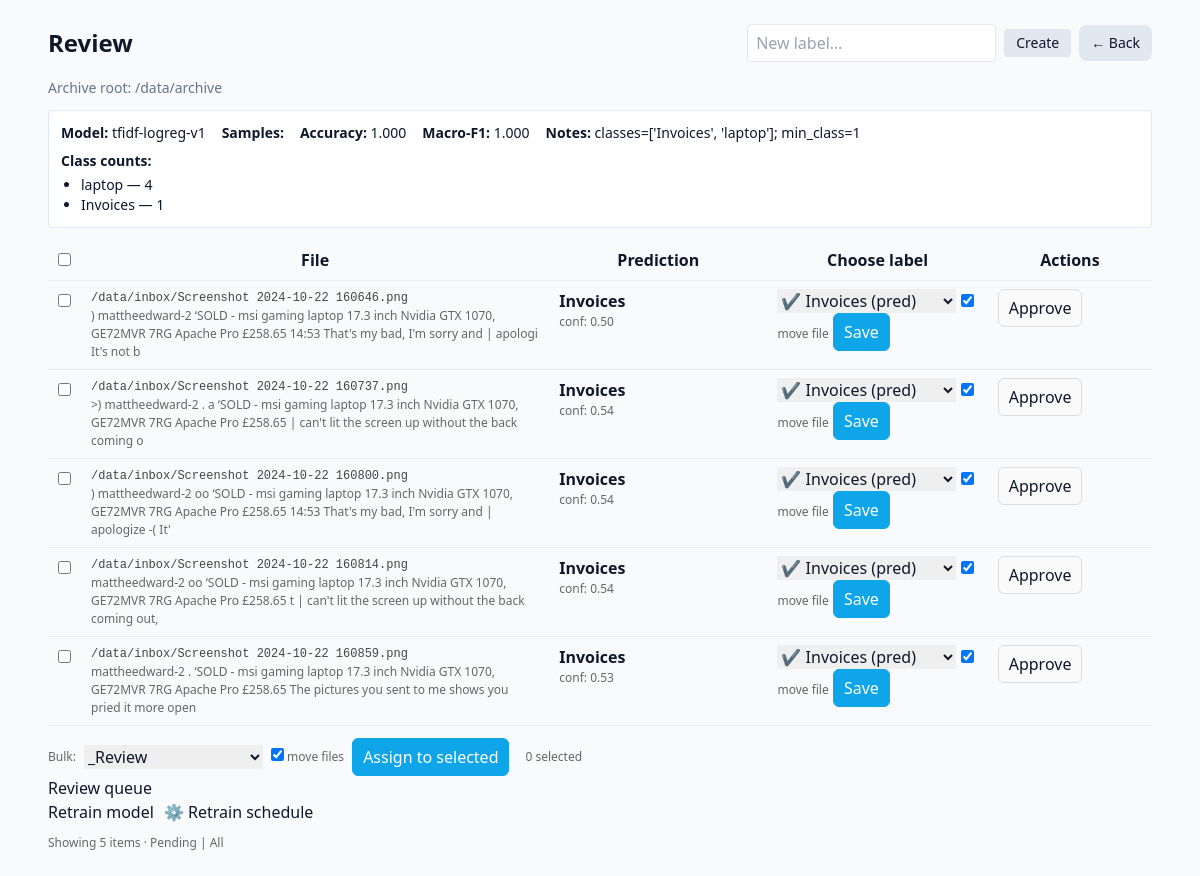
The app's page /review?only_pending=0 with its own data.
### tables this page shows
CREATE TABLE ml_models (
  id         INTEGER PRIMARY KEY,
  version    TEXT NOT NULL,
  path       TEXT NOT NULL,
  trained_at TIMESTAMP DEFAULT CURRENT_TIMESTAMP,
  accuracy   REAL,
  macro_f1   REAL,
  notes      TEXT
);

CREATE TABLE ml_samples (
  file_hash       TEXT PRIMARY KEY,
  path            TEXT,
  text            TEXT,
  predicted_label TEXT,
  confidence      REAL,
  created_at      TIMESTAMP DEFAULT CURRENT_TIMESTAMP,
  updated_at      TIMESTAMP DEFAULT CURRENT_TIMESTAMP
);

### nas_file_organizer/web/review_router.py (the view)
@router.get("", response_class=HTMLResponse, name="review_page")  # -> GET /review
def review_page(request: Request, only_pending: int = 1):
    sql = """
      SELECT s.file_hash, s.path, s.text, s.predicted_label, s.confidence,
             (SELECT label FROM ml_labels WHERE file_hash = s.file_hash) AS gold_label
      FROM ml_samples AS s
      ORDER BY s.created_at DESC LIMIT 100
    """
    with db() as con:
        rows = con.execute(sql).fetchall()
    if only_pending:
        rows = [r for r in rows if r["gold_label"] is None]
    return templates.TemplateResponse("review.html", {
        "request": request,
        "rows": rows,
        "labels": _labels(),
        "archive_root": ARCHIVE_ROOT,
        "metrics": latest_metrics(),
        "class_counts": per_class_counts(),
    })

### templates/review.html (shortened to what this page needs)
<!doctype html>
<html>
<head>
  <script src="https://cdn.tailwindcss.com"></script>
</head>
<body class="bg-slate-50 text-slate-900">
  <div class="max-w-6xl mx-auto p-6">
    <div class="flex items-center justify-between mb-4">
      <h1 class="text-2xl font-bold">Review</h1>
      <div class="flex items-center gap-2">
        <form method="post" action="/review/labels/new" class="flex items-center gap-2">
          <input type="text" name="name" placeholder="New label…" class="px-2 py-1 border rounded">
          <button class="px-3 py-1 rounded bg-slate-200 hover:bg-slate-300 text-sm" type="submit">Create</button>
        </form>
        <a href="/" class="px-3 py-2 rounded-lg bg-slate-200 hover:bg-slate-300 text-sm">← Back</a>
      </div>
    </div>
    <p class="text-slate-500 text-sm mb-3">Archive root: {{ archive_root }}</p>
{% if metrics %}
<div class="bg-white rounded border border-slate-200 p-3 mb-3">
  <div class="flex flex-wrap gap-4 items-baseline text-sm">
    <div><span class="font-semibold">Model:</span> {{ metrics.version }}</div>
    {% if metrics.samples is not none %}<div><span class="font-semibold">Samples:</span> {{ metrics.samples }}</div>{% endif %}
    <div><span class="font-semibold">Accuracy:</span>
      {% if metrics.accuracy is not none %}{{ '%.3f'|format(metrics.accuracy) }}{% else %}n/a{% endif %}
    </div>
    <div><span class="font-semibold">Macro-F1:</span>
      {% if metrics.macro_f1 is not none %}{{ '%.3f'|format(metrics.macro_f1) }}{% else %}n/a{% endif %}
    </div>
    {% if metrics.notes %}<div><span class="font-semibold">Notes:</span> {{ metrics.notes }}</div>{% endif %}
  </div>
  {% if class_counts and class_counts|length > 0 %}
  <div class="mt-2 text-sm">
    <span class="font-semibold">Class counts:</span>
    <ul class="list-disc ml-5 mt-1">
      {% for label, n in class_counts[:8] %}
      <li>{{ label }} — {{ n }}</li>
      {% endfor %}
    </ul>
  </div>
  {% endif %}
</div>
{% endif %}
    <table>
      <thead>
        <tr>
          <th style="width:2%"><input type="checkbox" id="checkAll"/></th>
          <th>File</th>
          <th>Prediction</th>
          <th>Choose label</th>
          <th class="actions">Actions</th>
        </tr>
      </thead>
      <tbody>
        {% for r in rows %}
        <tr>
          <td>
            <input type="checkbox" name="file_hash" value="{{ r['file_hash'] }}" class="rowCheck" form="bulkForm"/>
          </td>
          <td style="width:43%">
            <div class="path">{{ r["path"] }}</div>
            <div class="muted">{{ (r["text"] or "")[:160] }}</div>
          </td>
          <td style="width:20%">
            <div><strong>{{ r["predicted_label"] or "—" }}</strong></div>
            <div class="muted conf">conf: {{ '%.2f' % (r["confidence"] or 0) }}</div>
          </td>
          <td style="width:20%">
            <form class="inline" method="post" action="/review/submit">
              <select name="corrected_label">
                {% if r["predicted_label"] %}
                  <option value="{{ r['predicted_label'] }}">✔ {{ r['predicted_label'] }} (pred)</option>
                {% endif %}
              </select>
              <label class="muted"><input type="checkbox" name="move_file" value="1" checked/> move file</label>
              <button class="btn primary" type="submit">Save</button>
            </form>
          </td>
          <td class="actions" style="width:15%">
            {% if r["predicted_label"] %}
            <form class="inline" method="post" action="/review/submit">
              <button class="btn" type="submit">Approve</button>
            </form>
            {% endif %}
          </td>
        </tr>
        {% endfor %}
      </tbody>
    </table>
    <form method="post" action="/review/bulk" id="bulkForm" style="margin-top:12px; display:flex; gap:8px; align-items:center;">
      <span class="muted">Bulk:</span>
      <select name="corrected_label">
        <option value="_Review">_Review</option>
      </select>
      <label class="muted"><input type="checkbox" name="move_file" value="1" checked/> move files</label>
      <button class="btn primary" type="submit">Assign to selected</button>
      <span id="selCount" class="muted" style="margin-left:8px;">0 selected</span>
    </form>
    <div class="top">
  <h2>Review queue</h2>
  <div style="display:flex; gap:10px; align-items:center">
    <form method="post" action="/review/retrain">
      <button class="primary" type="submit">Retrain model</button>
    </form>
    <a href="/settings/schedule">
      <button type="button">⚙️ Retrain schedule</button>
    </a>
  </div>
</div>
    <div class="row muted" style="margin-top:10px;">
      Showing {{ rows|length }} items ·
      <a href="/review?only_pending=1">Pending</a> |
      <a href="/review?only_pending=0">All</a>
    </div>
  </div>
</body>
</html>

### templates/review.html (style rules this page uses)
table { width: 100%; border-collapse: collapse; }
th, td { padding: 8px 10px; border-bottom: 1px solid #eee; vertical-align: top; }
.muted { color: #666; font-size: 12px; }
.conf { font-variant-numeric: tabular-nums; }
.path { font-family: ui-monospace, SFMono-Regular, Menlo, monospace; font-size: 12px; color:#444; }
.actions { white-space: nowrap; }
.btn { padding: 6px 10px; border: 1px solid #ddd; border-radius: 6px; background: #fafafa; cursor: pointer; }
.btn.primary { background: #0ea5e9; color: white; border-color: #0ea5e9; }
select, input[type=text] { padding: 6px 8px; }

### records on screen
ml_models: version "tfidf-logreg-v1", accuracy "1.000", macro_f1 "1.000", notes "classes=['Invoices', 'laptop']; min_class=1"
ml_samples: path "/data/inbox/Screenshot 2024-10-22 160646.png", text ") mattheedward-2 ‘SOLD - msi gaming laptop 17.3 inch Nvidia GTX 1070, GE72MVR 7RG Apache Pro £258.65 14:53 That's my bad, I'm sorry and | apologi It's not b", predicted_label "Invoices", confidence "0.50", corrected_label "✔ Invoices (pred)"
ml_samples: path "/data/inbox/Screenshot 2024-10-22 160737.png", text ">) mattheedward-2 . a ‘SOLD - msi gaming laptop 17.3 inch Nvidia GTX 1070, GE72MVR 7RG Apache Pro £258.65 | can't lit the screen up without the back coming o", predicted_label "Invoices", confidence "0.54", corrected_label "✔ Invoices (pred)"
ml_samples: path "/data/inbox/Screenshot 2024-10-22 160800.png", text ") mattheedward-2 oo ‘SOLD - msi gaming laptop 17.3 inch Nvidia GTX 1070, GE72MVR 7RG Apache Pro £258.65 14:53 That's my bad, I'm sorry and | apologize -( It'", predicted_label "Invoices", confidence "0.54", corrected_label "✔ Invoices (pred)"
ml_samples: path "/data/inbox/Screenshot 2024-10-22 160814.png", text "mattheedward-2 oo ‘SOLD - msi gaming laptop 17.3 inch Nvidia GTX 1070, GE72MVR 7RG Apache Pro £258.65 t | can't lit the screen up without the back coming out,", predicted_label "Invoices", confidence "0.54", corrected_label "✔ Invoices (pred)"
ml_samples: path "/data/inbox/Screenshot 2024-10-22 160859.png", text "mattheedward-2 . ‘SOLD - msi gaming laptop 17.3 inch Nvidia GTX 1070, GE72MVR 7RG Apache Pro £258.65 The pictures you sent to me shows you pried it more open", predicted_label "Invoices", confidence "0.53", corrected_label "✔ Invoices (pred)"

### other values on screen
{{ archive_root }} "/data/archive"
{{ label }} "laptop" "Invoices"
{{ n }} "4" "1"
{{ rows|length }} "5"
